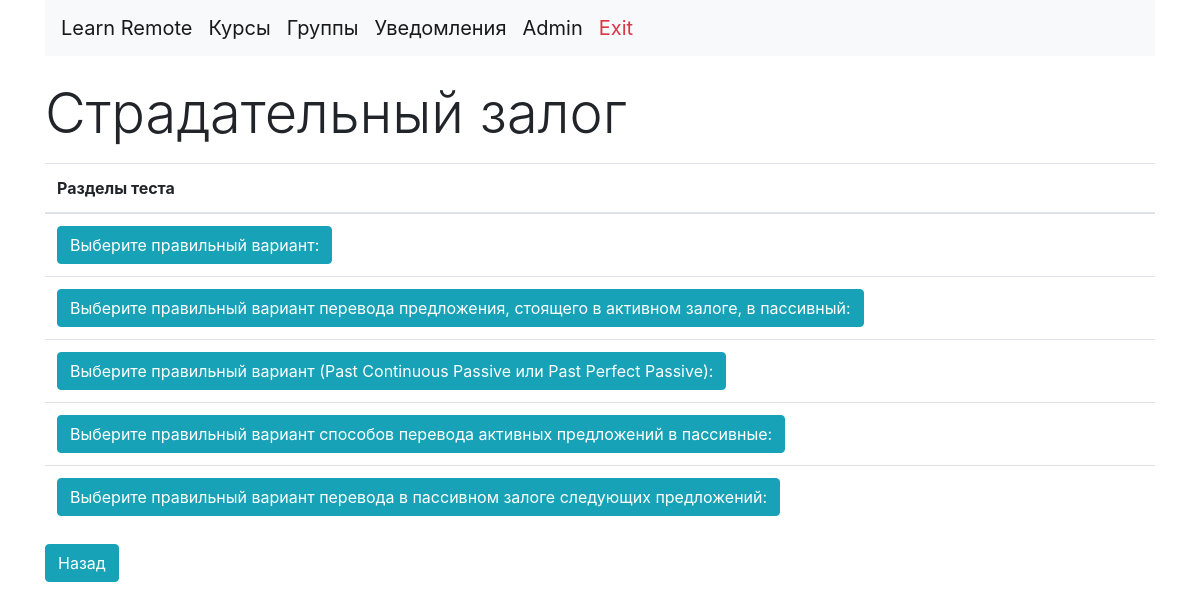
Screenshot of /test1 (signed in) with the database file from the repository.
### model.py (models this page shows)
class Test(db.Model):
    __tablename__ = "test"
    id = Column(Integer(), primary_key=True)
    title = Column(String(255), nullable=False)
    close_date = Column(DateTime, nullable=False)
    course_id = Column(Integer, ForeignKey('course.id'))
    part = relationship('Part', backref='test', lazy='dynamic')

class Part(db.Model):
    __tablename__ = "part"
    id = Column(Integer(), primary_key=True)
    text = Column(String(255),nullable = False)
    number = Column(Integer, nullable = False)
    test_id = Column(Integer, ForeignKey('test.id'))
    question = relationship('Question', backref='part', lazy='dynamic')
    marks = relationship('Marks',backref='part', lazy = 'dynamic')

### index.py (the view)
@app.route('/test<test_id>', methods=['GET', 'POST'])
@login_required
def show_test(test_id):
    course_id = request.form.get("course_id")
    if course_id is None:
        course_id = request.args.get("course_id")
    print(test_id)
    print(course_id)
    test = db.session.query(Test).filter(Test.id == test_id).first()
    parts = db.session.query(Part).filter(Part.test_id == test_id).all()
    return render_template("test.html", title=test.title, test_id =test_id, course_id=course_id, parts=parts)

### index.py (called while the page is built)
@login_manager.user_loader
def load_user(user_id):
    return db.session.query(User).get(user_id)

### templates/test.html (shortened to what this page needs)
{% extends 'base.html' %}
{% block content %}
<div class="container">
    <h2 class="display-4 ">{{title}}</h2>
    <table class="mt-3 table">
        <thead>
        <tr>
            <th scope="col">Разделы теста</th>
        </tr>
        </thead>
        <tbody>
        {% for i in parts %}
        <tr>
            <th scope="row">
                <form action = "/part{{i.id}}" method ="post">
                    <button type = "submit" class = "btn btn-info">{{i.text}}</button>
                </form>
            </th>
        </tr>
        {% endfor %}
        </tbody>
    </table>
    <form action="/course{{course_id}}" method="get">
        <button type="submit" class="btn btn-info">Назад</button>
    </form>
</div>
{% endblock %}

### rows the page displays
Test: title "Страдательный залог"
Part: text "Выберите правильный вариант:"
Part: text "Выберите правильный вариант перевода предложения, стоящего в активном залоге, в пассивный:"
Part: text "Выберите правильный вариант (Past Continuous Passive или Past Perfect Passive):"
Part: text "Выберите правильный вариант способов перевода активных предложений в пассивные:"
Part: text "Выберите правильный вариант перевода в пассивном залоге следующих предложений:"
